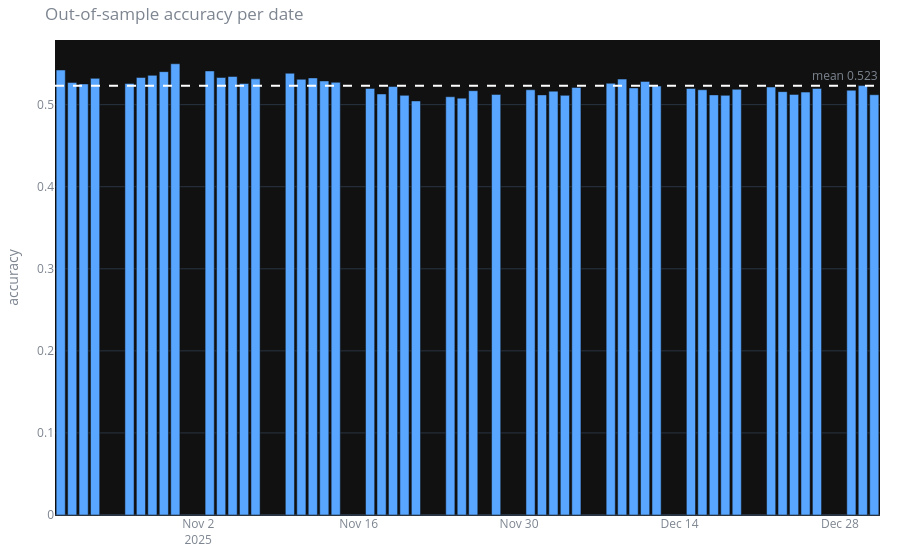

Notebook cell for this chart:
### Code cell
clf.plot_accuracy(res, TPL)

### Figure 1 — Plotly figure (JSON) as saved in the notebook; plotly's stock layout.template omitted (floating-point values rounded to 4 significant figures)
{"data": [{"marker": {"color": "#58a6ff"}, "type": "bar", "x": ["2025-10-21", "2025-10-22", "2025-10-23", "2025-10-24", "2025-10-27", "2025-10-28", "2025-10-29", "2025-10-30", "2025-10-31", "2025-11-03", "2025-11-04", "2025-11-05", "2025-11-06", "2025-11-07", "2025-11-10", "2025-11-11", "2025-11-12", "2025-11-13", "2025-11-14", "2025-11-17", "2025-11-18", "2025-11-19", "2025-11-20", "2025-11-21", "2025-11-24", "2025-11-25", "2025-11-26", "2025-11-28", "2025-12-01", "2025-12-02", "2025-12-03", "2025-12-04", "2025-12-05", "2025-12-08", "2025-12-09", "2025-12-10", "2025-12-11", "2025-12-12", "2025-12-15", "2025-12-16", "2025-12-17", "2025-12-18", "2025-12-19", "2025-12-22", "2025-12-23", "2025-12-24", "2025-12-25", "2025-12-26", "2025-12-29", "2025-12-30", "2025-12-31"], "y": [0.5422, 0.5269, 0.5252, 0.532, 0.5258, 0.5331, 0.5357, 0.5402, 0.5498, 0.5411, 0.5331, 0.5343, 0.5258, 0.5314, 0.5382, 0.5309, 0.5326, 0.5289, 0.5272, 0.5198, 0.513, 0.5221, 0.5113, 0.5045, 0.5096, 0.5079, 0.517, 0.5125, 0.5181, 0.5119, 0.5164, 0.5113, 0.521, 0.526, 0.5311, 0.5204, 0.5283, 0.5227, 0.5198, 0.5181, 0.5119, 0.5113, 0.5187, 0.5215, 0.5159, 0.5125, 0.5153, 0.5198, 0.5176, 0.5232, 0.5121]}], "layout": {"annotations": [{"showarrow": false, "text": "mean 0.523", "x": 1, "xanchor": "right", "xref": "x domain", "y": 0.5231, "yanchor": "bottom", "yref": "y"}], "font": {"color": "#7d8590"}, "margin": {"b": 40, "l": 50, "r": 20, "t": 40}, "paper_bgcolor": "rgba(0,0,0,0)", "shapes": [{"line": {"color": "#fff", "dash": "dash"}, "type": "line", "x0": 0, "x1": 1, "xref": "x domain", "y0": 0.5231, "y1": 0.5231, "yref": "y"}], "title": {"text": "Out-of-sample accuracy per date"}, "yaxis": {"title": {"text": "accuracy"}}}}
